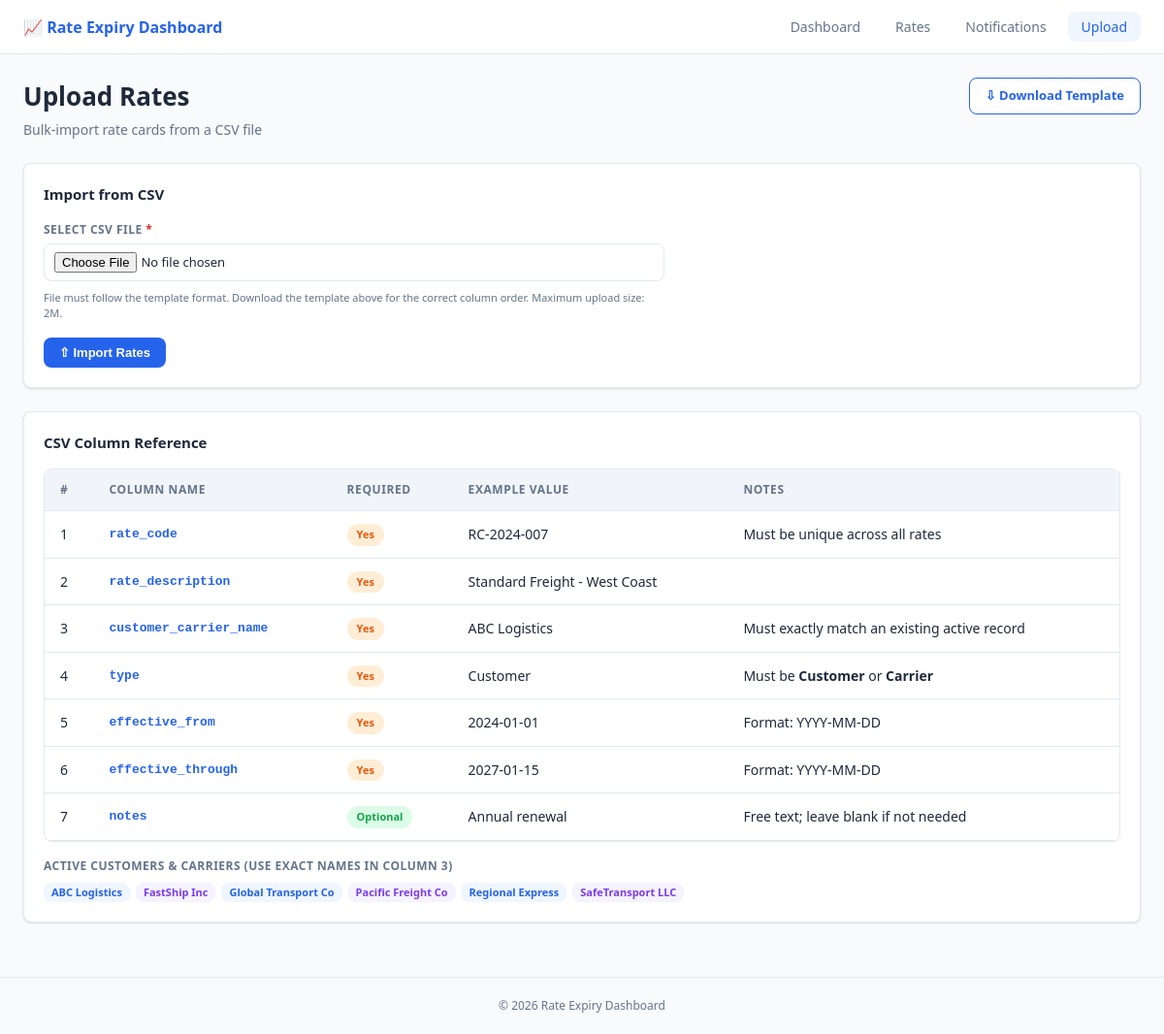
Screenshot of /pages/upload.php with the database file from the repository.
### tables this page shows
CREATE TABLE IF NOT EXISTS customers_carriers (
    id          INT            AUTO_INCREMENT PRIMARY KEY,
    name        VARCHAR(150)   NOT NULL,
    type        ENUM('Customer','Carrier') NOT NULL,
    email       VARCHAR(150)   DEFAULT NULL,
    phone       VARCHAR(30)    DEFAULT NULL,
    address     VARCHAR(255)   DEFAULT NULL,
    is_active   TINYINT(1)     NOT NULL DEFAULT 1,
    created_at  DATETIME       NOT NULL DEFAULT CURRENT_TIMESTAMP,
    updated_at  DATETIME       NOT NULL DEFAULT CURRENT_TIMESTAMP ON UPDATE CURRENT_TIMESTAMP
);

### includes/functions.php (called while the page is built, shortened)
<?php
function getCustomersCarriers(): array {
    $db = getDB();
    return $db->query("SELECT id, name, type FROM customers_carriers WHERE is_active = 1 ORDER BY name")
              ->fetch_all(MYSQLI_ASSOC);
}

### pages/upload.php (the view, shortened to what this page needs)
<?php
require_once __DIR__ . '/../includes/functions.php';
$customersCarriers = getCustomersCarriers();
include __DIR__ . '/../includes/header.php';
?>
<div class="page-header">
    <div>
        <h1 class="page-title">Upload Rates</h1>
        <p class="page-subtitle">Bulk-import rate cards from a CSV file</p>
    </div>
    <div class="page-actions">
        <a href="/rate-expiry-dashboard/assets/templates/rate_upload_template.csv"
           class="btn btn-outline" download>&#8681; Download Template</a>
    </div>
</div>
<div class="section-card" style="margin-bottom:24px">
    <div class="section-title">Import from CSV</div>
    <form method="POST" enctype="multipart/form-data" class="upload-form">
        <div class="form-group">
            <label>Select CSV File <span class="required">*</span></label>
            <input type="file" name="csv_file" accept=".csv" class="form-control" required>
            <p class="form-hint">
                File must follow the template format. Download the template above for the correct column order.
                Maximum upload size: <?= ini_get('upload_max_filesize') ?>.
            </p>
        </div>
        <div>
            <button type="submit" class="btn btn-primary">&#8679; Import Rates</button>
        </div>
    </form>
</div>
<div class="section-card">
    <div class="section-title">CSV Column Reference</div>
    <div class="table-wrapper" style="margin-top:0;box-shadow:none;border:1px solid var(--color-border)">
        <table class="rates-table">
            <thead>
                <tr>
                    <th>#</th>
                    <th>Column Name</th>
                    <th>Required</th>
                    <th>Example Value</th>
                    <th>Notes</th>
                </tr>
            </thead>
            <tbody>
                <tr>
                    <td>1</td>
                    <td class="rate-code">rate_code</td>
                    <td><span class="badge badge-critical">Yes</span></td>
                    <td>RC-2024-007</td>
                    <td>Must be unique across all rates</td>
                </tr>
                <tr>
                    <td>2</td>
                    <td class="rate-code">rate_description</td>
                    <td><span class="badge badge-critical">Yes</span></td>
                    <td>Standard Freight - West Coast</td>
                    <td></td>
                </tr>
                <tr>
                    <td>3</td>
                    <td class="rate-code">customer_carrier_name</td>
                    <td><span class="badge badge-critical">Yes</span></td>
                    <td>ABC Logistics</td>
                    <td>Must exactly match an existing active record</td>
                </tr>
                <tr>
                    <td>4</td>
                    <td class="rate-code">type</td>
                    <td><span class="badge badge-critical">Yes</span></td>
                    <td>Customer</td>
                    <td>Must be <strong>Customer</strong> or <strong>Carrier</strong></td>
                </tr>
                <tr>
                    <td>5</td>
                    <td class="rate-code">effective_from</td>
                    <td><span class="badge badge-critical">Yes</span></td>
                    <td>2024-01-01</td>
                    <td>Format: YYYY-MM-DD</td>
                </tr>
                <tr>
                    <td>6</td>
                    <td class="rate-code">effective_through</td>
                    <td><span class="badge badge-critical">Yes</span></td>
                    <td>2027-01-15</td>
                    <td>Format: YYYY-MM-DD</td>
                </tr>
                <tr>
                    <td>7</td>
                    <td class="rate-code">notes</td>
                    <td><span class="badge badge-active">Optional</span></td>
                    <td>Annual renewal</td>
                    <td>Free text; leave blank if not needed</td>
                </tr>
            </tbody>
        </table>
    </div>
    <div style="margin-top:16px">
        <p style="font-size:12px;font-weight:600;color:var(--color-muted);text-transform:uppercase;letter-spacing:.04em;margin-bottom:8px">
            Active Customers &amp; Carriers (use exact names in column 3)
        </p>
        <div style="display:flex;flex-wrap:wrap;gap:6px">
            <?php foreach ($customersCarriers as $cc): ?>
            <span class="type-badge type-<?= strtolower($cc['type']) ?>">
                <?= htmlspecialchars($cc['name']) ?>
            </span>
            <?php endforeach; ?>
        </div>
    </div>
</div>
<?php include __DIR__ . '/../includes/footer.php'; ?>

### assets/css/style.css (style rules this page uses)
*, *::before, *::after { box-sizing: border-box; margin: 0; padding: 0; }
:root { --color-active: #16a34a; --color-expiring: #ca8a04; --color-critical: #ea580c; --color-expired: #dc2626; --color-bg: #f8fafc; --color-surface: #ffffff; --color-border: #e2e8f0; --color-text: #1e293b; --color-muted: #64748b; --color-primary: #2563eb; --radius: 8px; --shadow: 0 1px 3px rgba(0,0,0,.08), 0 1px 2px rgba(0,0,0,.05); }
body { font-family: 'Segoe UI', system-ui, -apple-system, sans-serif; background: var(--color-bg); color: var(--color-text); font-size: 14px; line-height: 1.5; }
.page-header { display: flex; align-items: flex-start; justify-content: space-between; margin-bottom: 24px; }
.page-title { font-size: 26px; font-weight: 700; }
.page-subtitle { color: var(--color-muted); margin-top: 4px; }
.page-actions { display: flex; gap: 10px; flex-shrink: 0; }
.btn { display: inline-flex; align-items: center; gap: 6px; padding: 8px 16px; border-radius: var(--radius); font-weight: 600; font-size: 13px; cursor: pointer; text-decoration: none; border: none; transition: opacity .15s; }
.btn-primary { background: var(--color-primary); color: #fff; }
.btn-outline { background: var(--color-surface); color: var(--color-primary); border: 1.5px solid var(--color-primary); }
.table-wrapper { background: var(--color-surface); border-radius: var(--radius); box-shadow: var(--shadow); overflow: hidden; }
.rates-table { width: 100%; border-collapse: collapse; }
.rates-table thead th { background: #f1f5f9; padding: 12px 16px; text-align: left; font-size: 12px; font-weight: 700; color: var(--color-muted); text-transform: uppercase; letter-spacing: .05em; border-bottom: 1px solid var(--color-border); }
.rates-table tbody tr { border-bottom: 1px solid var(--color-border); transition: background .1s; }
.rates-table tbody td { padding: 12px 16px; }
.rate-code { font-family: monospace; font-size: 13px; font-weight: 600; color: var(--color-primary); }
.badge { display: inline-block; padding: 3px 10px; border-radius: 20px; font-size: 11px; font-weight: 700; white-space: nowrap; }
.badge-active { background: #dcfce7; color: var(--color-active); }
.badge-critical { background: #ffedd5; color: var(--color-critical); }
.type-badge { display: inline-block; padding: 2px 8px; border-radius: var(--radius); font-size: 11px; font-weight: 600; }
.type-customer { background: #eff6ff; color: var(--color-primary); }
.type-carrier { background: #f5f3ff; color: #7c3aed; }
.section-card { background: var(--color-surface); border: 1px solid var(--color-border); border-radius: var(--radius); padding: 20px; box-shadow: var(--shadow); }
.section-title { font-size: 15px; font-weight: 700; margin-bottom: 16px; color: var(--color-text); }
.form-group { display: flex; flex-direction: column; gap: 5px; }
.form-group label { font-size: 12px; font-weight: 600; color: var(--color-muted); text-transform: uppercase; letter-spacing: .04em; }
.form-control { padding: 8px 10px; border: 1px solid var(--color-border); border-radius: var(--radius); font-size: 13px; background: var(--color-surface); width: 100%; font-family: inherit; }
.form-hint { font-size: 11px; color: var(--color-muted); margin-top: 4px; }
.required { color: var(--color-expired); }
.upload-form { display: flex; flex-direction: column; gap: 16px; max-width: 640px; }

### rows the page displays
customers_carriers: name "ABC Logistics"
customers_carriers: name "FastShip Inc"
customers_carriers: name "Global Transport Co"
customers_carriers: name "Pacific Freight Co"
customers_carriers: name "Regional Express"
customers_carriers: name "SafeTransport LLC"

### other values shown
$link['label'] "Dashboard"
$link['label'] "Rates"
$link['label'] "Notifications"
$link['label'] "Upload"
ini_get('upload_max_filesize') "2M"
